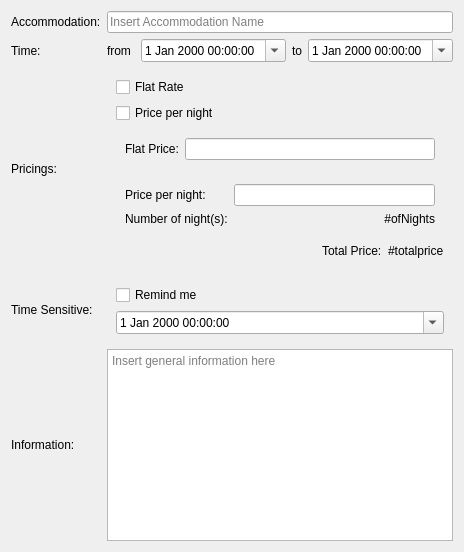
              <widget class="QWidget" name="stayEditWidget" native="true">
               <layout class="QGridLayout" name="gridLayout_5">
                <item row="2" column="1">
                 <layout class="QHBoxLayout" name="horizontalLayout_7">
                  <item>
                   <widget class="QLabel" name="label_28">
                    <property name="sizePolicy">
                     <sizepolicy hsizetype="Preferred" vsizetype="Preferred">
                      <horstretch>0</horstretch>
                      <verstretch>0</verstretch>
                     </sizepolicy>
                    </property>
                    <property name="text">
                     <string>from </string>
                    </property>
                   </widget>
                  </item>
                  <item>
                   <widget class="QDateTimeEdit" name="stayFromDateTimeEdit">
                    <property name="sizePolicy">
                     <sizepolicy hsizetype="Expanding" vsizetype="Fixed">
                      <horstretch>0</horstretch>
                      <verstretch>0</verstretch>
                     </sizepolicy>
                    </property>
                    <property name="calendarPopup">
                     <bool>true</bool>
                    </property>
                   </widget>
                  </item>
                  <item>
                   <widget class="QLabel" name="label_29">
                    <property name="sizePolicy">
                     <sizepolicy hsizetype="Minimum" vsizetype="Preferred">
                      <horstretch>0</horstretch>
                      <verstretch>0</verstretch>
                     </sizepolicy>
                    </property>
                    <property name="text">
                     <string>to</string>
                    </property>
                   </widget>
                  </item>
                  <item>
                   <widget class="QDateTimeEdit" name="stayToDateTimeEdit">
                    <property name="sizePolicy">
                     <sizepolicy hsizetype="Expanding" vsizetype="Fixed">
                      <horstretch>0</horstretch>
                      <verstretch>0</verstretch>
                     </sizepolicy>
                    </property>
                    <property name="calendarPopup">
                     <bool>true</bool>
                    </property>
                   </widget>
                  </item>
                 </layout>
                </item>
                <item row="1" column="1">
                 <widget class="QLineEdit" name="stayNameLineEdit">
                  <property name="text">
                   <string/>
                  </property>
                  <property name="placeholderText">
                   <string>Insert Accommodation Name</string>
                  </property>
                 </widget>
                </item>
                <item row="6" column="0">
                 <widget class="QLabel" name="label_31">
                  <property name="text">
                   <string>Time Sensitive:</string>
                  </property>
                  <property name="alignment">
                   <set>Qt::AlignLeading|Qt::AlignLeft|Qt::AlignVCenter</set>
                  </property>
                 </widget>
                </item>
                <item row="4" column="0">
                 <widget class="QLabel" name="label_30">
                  <property name="text">
                   <string>Pricings:</string>
                  </property>
                 </widget>
                </item>
                <item row="6" column="1">
                 <widget class="QWidget" name="stayTimeSensitiveWidget" native="true">
                  <layout class="QVBoxLayout" name="verticalLayout_10">
                   <item>
                    <widget class="QCheckBox" name="stayTimeSensitiveCheckBox">
                     <property name="text">
                      <string>Remind me</string>
                     </property>
                    </widget>
                   </item>
                   <item>
                    <widget class="QDateTimeEdit" name="stayTimeSensitiveDateTimeEdit">
                     <property name="calendarPopup">
                      <bool>true</bool>
                     </property>
                    </widget>
                   </item>
                  </layout>
                 </widget>
                </item>
                <item row="1" column="0">
                 <widget class="QLabel" name="label_26">
                  <property name="text">
                   <string>Accommodation:</string>
                  </property>
                 </widget>
                </item>
                <item row="2" column="0">
                 <widget class="QLabel" name="label_27">
                  <property name="text">
                   <string>Time:</string>
                  </property>
                 </widget>
                </item>
                <item row="8" column="0">
                 <widget class="QLabel" name="label_32">
                  <property name="text">
                   <string>Information:</string>
                  </property>
                  <property name="alignment">
                   <set>Qt::AlignLeading|Qt::AlignLeft|Qt::AlignVCenter</set>
                  </property>
                 </widget>
                </item>
                <item row="8" column="1">
                 <widget class="QTextEdit" name="tripInfoTextEdit_4">
                  <property name="sizePolicy">
                   <sizepolicy hsizetype="Preferred" vsizetype="Fixed">
                    <horstretch>0</horstretch>
                    <verstretch>0</verstretch>
                   </sizepolicy>
                  </property>
                  <property name="minimumSize">
                   <size>
                    <width>0</width>
                    <height>50</height>
                   </size>
                  </property>
                  <property name="placeholderText">
                   <string>Insert general information here</string>
                  </property>
                 </widget>
                </item>
                <item row="4" column="1">
                 <widget class="QWidget" name="stayPricingWidget" native="true">
                  <layout class="QVBoxLayout" name="verticalLayout_13">
                   <item>
                    <widget class="QCheckBox" name="stayPricingFlatRateCheckBox">
                     <property name="text">
                      <string>Flat Rate</string>
                     </property>
                    </widget>
                   </item>
                   <item>
                    <widget class="QCheckBox" name="stayPricingPricePerNightCheckBox">
                     <property name="text">
                      <string>Price per night</string>
                     </property>
                    </widget>
                   </item>
                   <item>
                    <widget class="QWidget" name="widget_11" native="true">
                     <layout class="QGridLayout" name="gridLayout_9">
                      <item row="0" column="0">
                       <widget class="QLabel" name="label_49">
                        <property name="text">
                         <string>Flat Price:</string>
                        </property>
                       </widget>
                      </item>
                      <item row="0" column="1">
                       <widget class="QLineEdit" name="stayFlatPriceLineEdit"/>
                      </item>
                     </layout>
                    </widget>
                   </item>
                   <item>
                    <widget class="QWidget" name="stayPricingPricePerNightWidget" native="true">
                     <layout class="QGridLayout" name="gridLayout_10">
                      <item row="0" column="1">
                       <widget class="QLineEdit" name="stayPricePerNightLineEdit"/>
                      </item>
                      <item row="0" column="0">
                       <widget class="QLabel" name="label_50">
                        <property name="text">
                         <string>Price per night:</string>
                        </property>
                       </widget>
                      </item>
                      <item row="1" column="0">
                       <widget class="QLabel" name="label_51">
                        <property name="text">
                         <string>Number of night(s):</string>
                        </property>
                       </widget>
                      </item>
                      <item row="1" column="1">
                       <widget class="QLabel" name="stayNumberOfNightLabel">
                        <property name="text">
                         <string>#ofNights</string>
                        </property>
                        <property name="alignment">
                         <set>Qt::AlignRight|Qt::AlignTrailing|Qt::AlignVCenter</set>
                        </property>
                       </widget>
                      </item>
                     </layout>
                    </widget>
                   </item>
                   <item>
                    <layout class="QHBoxLayout" name="horizontalLayout_11">
                     <item>
                      <spacer name="horizontalSpacer_3">
                       <property name="orientation">
                        <enum>Qt::Horizontal</enum>
                       </property>
                       <property name="sizeHint" stdset="0">
                        <size>
                         <width>40</width>
                         <height>20</height>
                        </size>
                       </property>
                      </spacer>
                     </item>
                     <item>
                      <widget class="QLabel" name="label_53">
                       <property name="text">
                        <string>Total Price:</string>
                       </property>
                      </widget>
                     </item>
                     <item>
                      <widget class="QLabel" name="stayTotalPriceLabel">
                       <property name="text">
                        <string>#totalprice</string>
                       </property>
                      </widget>
                     </item>
                    </layout>
                   </item>
                  </layout>
                 </widget>
                </item>
               </layout>
              </widget>
